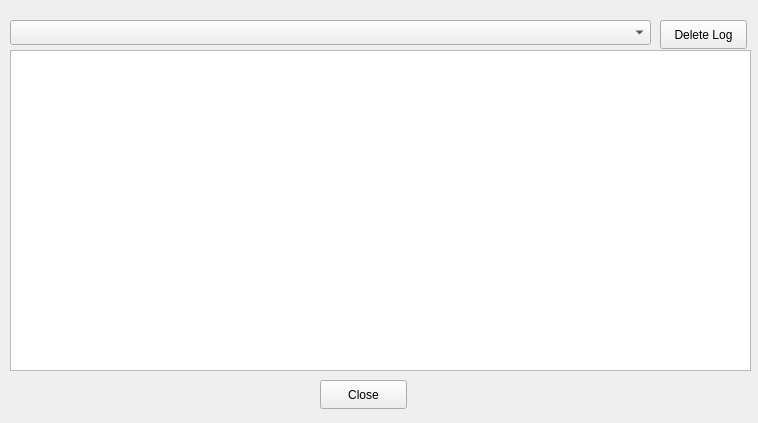
<?xml version="1.0" encoding="UTF-8"?>
<ui version="4.0">
 <class>LogsWindow</class>
 <widget class="QMainWindow" name="LogsWindow">
  <property name="geometry">
   <rect>
    <x>0</x>
    <y>0</y>
    <width>758</width>
    <height>423</height>
   </rect>
  </property>
  <property name="sizePolicy">
   <sizepolicy hsizetype="Fixed" vsizetype="Fixed">
    <horstretch>0</horstretch>
    <verstretch>0</verstretch>
   </sizepolicy>
  </property>
  <property name="minimumSize">
   <size>
    <width>758</width>
    <height>423</height>
   </size>
  </property>
  <property name="maximumSize">
   <size>
    <width>758</width>
    <height>423</height>
   </size>
  </property>
  <property name="windowTitle">
   <string>Logs</string>
  </property>
  <property name="windowIcon">
  </property>
  <widget class="QWidget" name="centralwidget">
   <widget class="QPushButton" name="btnClose">
    <property name="geometry">
     <rect>
      <x>320</x>
      <y>380</y>
      <width>87</width>
      <height>29</height>
     </rect>
    </property>
    <property name="text">
     <string>Close</string>
    </property>
   </widget>
   <widget class="QComboBox" name="cmbLogs">
    <property name="geometry">
     <rect>
      <x>10</x>
      <y>20</y>
      <width>641</width>
      <height>25</height>
     </rect>
    </property>
   </widget>
   <widget class="QPushButton" name="btnDeleteLog">
    <property name="geometry">
     <rect>
      <x>660</x>
      <y>20</y>
      <width>87</width>
      <height>29</height>
     </rect>
    </property>
    <property name="text">
     <string>Delete Log</string>
    </property>
   </widget>
   <widget class="QTreeView" name="trvLogDetails">
    <property name="geometry">
     <rect>
      <x>10</x>
      <y>50</y>
      <width>741</width>
      <height>321</height>
     </rect>
    </property>
   </widget>
  </widget>
 </widget>
 <resources>
 </resources>
 <connections>
  <connection>
   <sender>btnClose</sender>
   <signal>clicked()</signal>
   <receiver>LogsWindow</receiver>
   <slot>close()</slot>
   <hints>
    <hint type="sourcelabel">
     <x>385</x>
     <y>392</y>
    </hint>
    <hint type="destinationlabel">
     <x>448</x>
     <y>391</y>
    </hint>
   </hints>
  </connection>
 </connections>
</ui>
